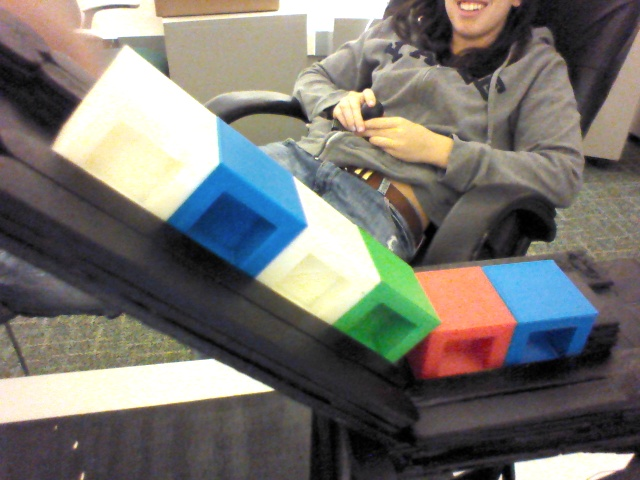
#> input picture blocks.jpg, 640 x 480 px, found by its file name
$ python testImage.py   (Python 2 division)
#> lines starting #> are read from the running program, lines starting #| are printed output that depends on the picture; after the words box and inside, x2 and y2 are one past the last pixel; in counts of white or black regions, pixels touching at a corner belong together
import PIL
import random
from PIL import Image
from PIL import ImageFilter
from random import randint

blocks = []
colors = []

block1 = (520, 270, 550, 320)
block2 = (460, 290, 490, 340)
block3 = (380, 250, 410, 300)
block4 = (330, 220, 360, 270)
block5 = (220, 160, 250, 210)
block6 = (160, 80, 190, 130)

blocks.append(block1)
blocks.append(block2)
blocks.append(block3)
blocks.append(block4)
blocks.append(block5)
blocks.append(block6)

img = Image.open("/home/nao/cs473/hesitation/blocks.jpg")
#> img is the input picture: PIL image 640x480 RGB; mean R, G, B 118.2, 116.2, 111.1
#img = Image.open("monitor_photo.jpg")
gray = img.convert('L')
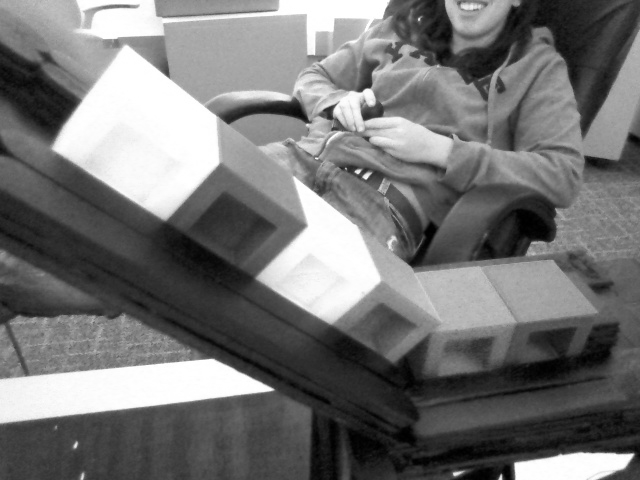
#> gray: PIL image 640x480 L; min 0, max 255, mean 116.2
baw = gray.point(lambda x: 0 if x<150 else 255, '1')
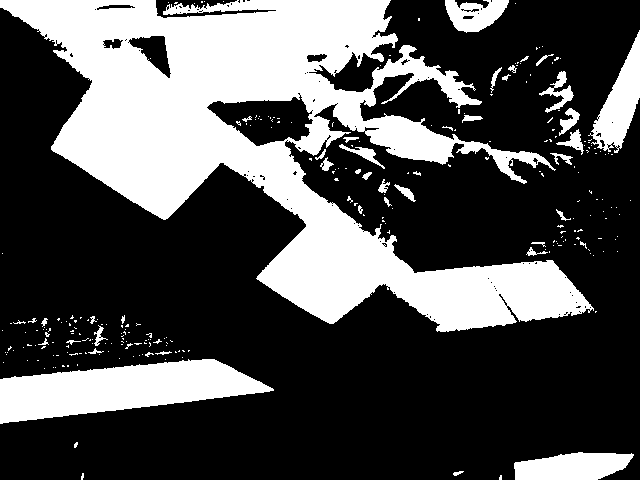
#> baw: PIL image 640x480 1; 31.4% white; 268 white regions (225 under 20 px), largest, box (x1, y1, x2, y2) and area: (0, 0, 594, 332) 75907, (0, 359, 274, 424) 10469, (588, 30, 640, 153) 2717
#baw.save("blocks_bw.jpg")

def areEqual(c1, c2, ratio):
	if c1 / (c2 * 1.0) > ratio and c1 / (c2 * 1.0) < 1.0/ratio:
		return True
	else:
		return False

def getThresh(c1, c2, c3, thresh):
	if c1 < thresh and c2 < thresh and c3 < thresh:
		return True
	else:
		return False

def getColor(r, g, b):

	r = r + 1
	g = g + 1
	b = b + 1
	rg_ratio = r / (g * 1.0)
	rb_ratio = r / (b * 1.0)
	gr_ratio = g / (r * 1.0)
	gb_ratio = g / (b * 1.0)
	br_ratio = b / (r * 1.0)
	bg_ratio = b / (g * 1.0)

	if areEqual(r,b, .5) and areEqual(r,g, .5) and areEqual(g,b, .5) and getThresh(r,g,b, 80):
		colors.append("BLACK")
	#elif areEqual(r,b, .7) and gr_ratio < 1.0 and gb_ratio < 1.0:
	#	colors.append("PURPLE")
	elif br_ratio > 1.0 and bg_ratio > 1.0:
		colors.append("BLUE")
	elif rb_ratio > 1.0 and rg_ratio > 1.0:
		colors.append("RED")
	elif gr_ratio > 1.0 and gb_ratio > 1.0:
		colors.append("GREEN")
	else:
		colors.append("NONE")

def getBlock(block):

	buf = 50

	x1,y1,x2,y2 = block
	y1 += buf
	y2 += buf

	block_baw = baw.crop((x1, y1, x2, y2))
	count, rgb = max(block_baw.getcolors(block_baw.size[0]*block_baw.size[1]))
	#block_baw.save("crop_block.jpg")

	if rgb == 255:
		colors.append("WHITE")
		return

	block_img = img.crop(block)
	block_img = block_img.filter(ImageFilter.ModeFilter(5))
	count, rgb = max(block_img.getcolors(block_img.size[0]*block_img.size[1]))

	#block_img.save("crop_block.jpg")
	r, g, b = rgb
	#print rgb
	getColor(r, g, b)

def getMoves():

	blue = 2
	white = 5
	purple = 10
	red = 25

	chance = 2
	score = 0

	hesitate = 1

	values = []

	for color in colors:
		if color == 'BLUE':
			values.append(blue)
		elif color == 'WHITE':
			values.append(white)
		elif color == 'PURPLE':
			values.append(purple)
		elif color == 'GREEN':
			values.append(purple)
		elif color == 'RED':
			values.append(red)
		else:
			break

	moves = 2
	size = len(values)

	best_taken = moves
	best_value = 0
	worst_taken = moves
	worst_value = sum(values, 1, 5)

	found = False

	for k in range (1, moves + 1):
		their_sum = 0
		my_sum = 0

		their_sum += sum(values, k, moves)
		my_sum += sum(values, k+moves, moves)

		if my_sum >= their_sum:
			total_sum = my_sum + sum(values, 0, k)
			if total_sum >= best_value:
				best_taken = k
				best_value = total_sum
			found = True
		else:
			if their_sum <= worst_value:
 				worst_taken = k
				worst_value = their_sum

	if found:
   		k = best_taken
		hesitate = k;
		score = sum(values, 0, k)

		if score <= 20 and randint(1, chance) == chance:
			hesitate = k + 2


	if not found:
		k = worst_taken
		hesitate = k;
		score = sum(values, 0, k)

		if score <= 20:
			hestitate = k + 2

	results = []
	results.append(score)
	#results.append(k)
	results.append(hesitate)

	return results

def sum(values, i, k):

	size = len(values)
  	value = 0

	for j in range (i, i + k):
		if j >= size:
			break
		value += values[j]

	return value

output = []

for block in blocks:
	getBlock(block)
#> this loop made 6 passes
#> pass 1, in getBlock, `block_baw = baw.crop((x1, y1, x2, y2))`:
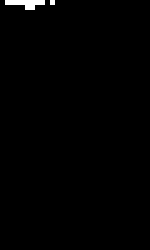
#> block_baw: PIL image 30x50 1 (shown 5 times larger); 0.73% white in thin lines or dots, all inside (x1, y1, x2, y2) = (1, 0, 11, 2)
#> pass 1, in getBlock, `block_img = img.crop(block)`:
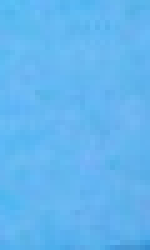
#> block_img: PIL image 30x50 RGB (shown 5 times larger); mean R, G, B 98.3, 181.8, 240

#output.append(colors)
output.append(getMoves())

#print colors
#print number
print output
